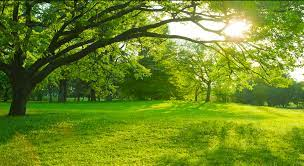
//> input picture GreenScreen/0.jpg, 304 x 166 px
$ ./main   (built with g++ and OpenCV 4)
//> lines starting //> are read from the running program, lines starting //| are printed output that depends on the picture; after the words box and inside, x2 and y2 are one past the last pixel; in counts of white or black regions, pixels touching at a corner belong together; pictures that were not available may be replaced by others from this repository, and a replacement may not be noted
#include <opencv2/opencv.hpp>
#include <iostream>

using namespace cv;
using namespace std;

Mat ReplaceAndBlend(Mat &frame, Mat &mask);
Mat g_Background;//背景

int main(int argc, char** argv)
{
	// start here...
	g_Background = imread("../0.jpg");
//> g_Background is the input picture: 166 rows x 304 cols, CV_8UC3; mean B, G, R 36.7, 137.7, 111.2
	VideoCapture capture; //视频抓取
	capture.open("../test.mp4");
	if (!capture.isOpened()) {
		printf("could not find the video file...\n");
		return -1;
	}
	const char* title = "input video";
	const char* resultWin = "result video";
	namedWindow(title);
	namedWindow(resultWin);
	Mat frame, hsv, mask;
	int count = 0;

	while (capture.read(frame)) {//判断读取视频单帧是否成功，读取单帧图像复制给frame对象
		if (frame.size() != g_Background.size())
			resize(g_Background, g_Background, Size(frame.cols, frame.rows), 0, 0, INTER_LINEAR);


		cvtColor(frame, hsv, COLOR_BGR2HSV);//转换为HSV
//> hsv: 166 rows x 304 cols, CV_8UC3; mean H, S, V 39.2, 195.9, 137.9
		inRange(hsv, Scalar(35, 43, 46), Scalar(155, 255, 255), mask);
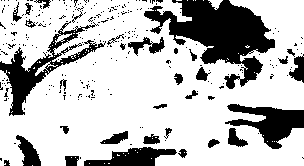
//> mask: 166 rows x 304 cols, CV_8UC1; 74% white; 272 black regions (240 under 20 px), largest, box (x1, y1, x2, y2) and area: (144, 0, 275, 89) 5191, (0, 21, 106, 116) 2156, (225, 104, 304, 149) 1653
		// 形态学操作，进行腐蚀，然后高斯进行g高斯模糊，边界不变
		Mat k = getStructuringElement(MORPH_RECT, Size(3, 3), Point(-1, -1));
		morphologyEx(mask, mask, MORPH_CLOSE, k);
		morphologyEx(mask, mask, MORPH_DILATE, k);
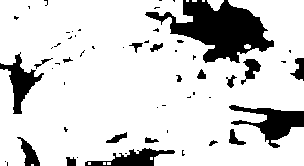
//> mask: 166 rows x 304 cols, CV_8UC1; 83.2% white; 57 black regions (38 under 20 px), largest, box (x1, y1, x2, y2) and area: (145, 0, 274, 63) 3900, (229, 105, 304, 148) 1300, (0, 52, 44, 114) 888
		erode(mask, mask, k);
		GaussianBlur(mask, mask, Size(5, 5), 0, 0);
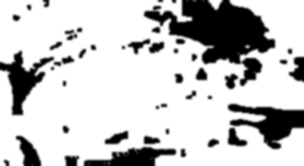
//> mask: 166 rows x 304 cols, CV_8UC1; min 0, max 255, mean 198
		//背景替换和混合
		Mat result = ReplaceAndBlend(frame, mask);
		char c = waitKey(1);
		if (c == 27) {
			break;
		}
		imshow(resultWin, result);//显示处理结果video
		imshow(title, frame);//显示输入video
	}

	waitKey(0);
	return 0;
}
//背景替换和混合
Mat ReplaceAndBlend(Mat &frame, Mat &mask) {
	Mat result = Mat::zeros(frame.size(), frame.type());
	int h = frame.rows;
//> h = 166
	int w = frame.cols;
//> w = 304
	int dims = frame.channels();
//> dims = 3

	// replace and blend
	int m = 0;
	double wt = 0;

	int r = 0, g = 0, b = 0;
	int r1 = 0, g1 = 0, b1 = 0;
	int r2 = 0, g2 = 0, b2 = 0;

	for (int row = 0; row < h; row++) {
		uchar* current = frame.ptr<uchar>(row);//当前
		uchar* bgrow = g_Background.ptr<uchar>(row);//背景2
		uchar* maskrow = mask.ptr<uchar>(row);//面罩 行
		uchar* targetrow = result.ptr<uchar>(row);//目标 行
		for (int col = 0; col < w; col++) {
			m = *maskrow++;
			if (m == 255) { // 赋值为背景
				*targetrow++ = *bgrow++;
				*targetrow++ = *bgrow++;
				*targetrow++ = *bgrow++;
				current += 3;

			} else if(m==0) {// 赋值为前景
				*targetrow++ = *current++;
				*targetrow++ = *current++;
				*targetrow++ = *current++;
				bgrow += 3;
			} else {
				b1 = *bgrow++;
				g1 = *bgrow++;
				r1 = *bgrow++;

				b2 = *current++;
				g2 = *current++;
				r2 = *current++;

				// 权重
				wt = m / 255.0;

				// 混合
				b = b1*wt + b2*(1.0 - wt);
				g = g1*wt + g2*(1.0 - wt);
				r = r1*wt + r2*(1.0 - wt);

				*targetrow++ = b;
				*targetrow++ = g;
				*targetrow++ = r;
			}
		}
	}
//> this loop made 166 passes
//> (m, b1, g1, r1, b2, g2) on passes 1 to 3: (255, 8, 88, 71, 8, 88), (255, 67, 149, 131, 67, 149), (255, 53, 142, 122, 53, 142)
//> after the loop, m = 255; b1 = 12; g1 = 149; r1 = 127; b2 = 12; g2 = 149
//> the Esc key is pressed

	return result;
}
